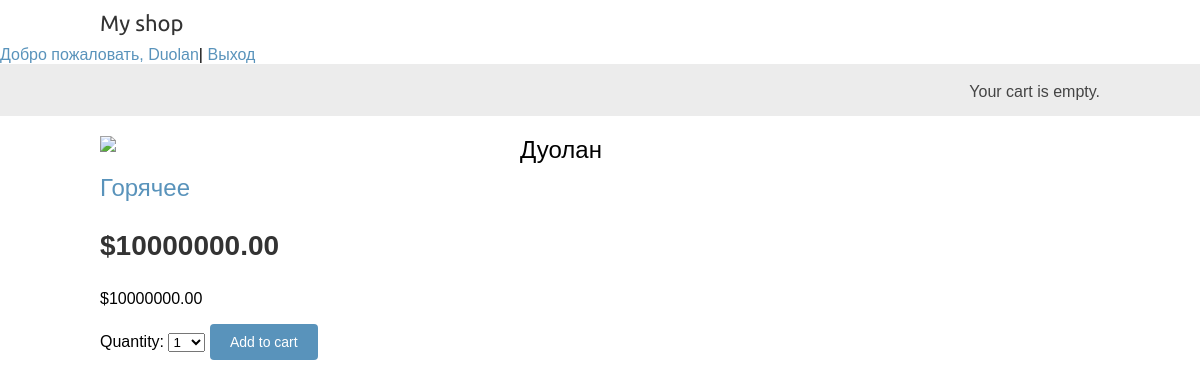
Page /1/duolan (signed in) on the committed database.
### shop/models.py (models this page shows, shortened)
class Product(models.Model):
    category = models.ForeignKey(Category, on_delete=models.CASCADE, related_name='products')
    name = models.CharField(max_length=200, db_index=True)
    slug = models.SlugField(max_length=200, db_index=True)
    image = models.ImageField(upload_to='products/%Y/%m/%d', blank=True)
    description = models.TextField(blank=True)
    price = models.DecimalField(max_digits=10, decimal_places=2)
    stock = models.PositiveIntegerField()
    available = models.BooleanField(default=True)
    created = models.DateTimeField(auto_now_add=True)
    updated = models.DateTimeField(auto_now=True)
    class Meta:
        ordering = ('name',)
        index_together = (('id', 'slug'),)

class Category(models.Model):
    name = models.CharField(max_length=200, db_index=True)
    slug = models.SlugField(max_length=200, db_index=True, unique=True)
    class Meta:
        ordering = ('name',)
        verbose_name = 'Категория'
        verbose_name_plural = 'Категории'
    def __str__(self):
        return self.name
    def get_absolute_url(self):
        return reverse('shop:product_list_by_category',
                        args=[self.slug])

### shop/views.py (the view)
# urls.py: path('<int:id>/<slug:slug>', views.product_detail,
def product_detail(request, id, slug):
    product = get_object_or_404(Product,
                                id=id,
                                slug=slug,
                                available=True)
    cart_product_form = CartAddProductForm()
    return render(request, 'shop/product/detail.html', {'product': product,
                                                        'cart_product_form': cart_product_form})

### cart/forms.py
class CartAddProductForm(forms.Form):
    quantity = forms.TypedChoiceField(choices=PRODUCT_QUANTITY_CHOICES, coerce=int)
    update = forms.BooleanField(required=False, initial=False, widget=forms.HiddenInput)

### cart/cart.py (called while the page is built)
    def __len__(self):
        return sum(item['quantity'] for item in self.cart.values())

### cart/context_processors.py (called while the page is built)
def cart(request):
    return {'cart': Cart(request)}

### shop/templates/shop/product/detail.html (shortened to what this page needs)
{% extends "shop/base.html" %}
{% load static %}
{% block content %}
    <div class="product-detail">
        <img src="{% if product.image %}{{ product.image.url }}{% else %}{% static 'img/noimage.png' %}{% endif %}">
        <h1>{{ product.name }}</h1>
        <h2><a href="{{ product.category.get_absolute_url }}">{{ product.category }}</a></h2>
        <p class="price">${{ product.price }}</p>
    </div>
    <p class="price">${{ product.price }}</p>
    <form action="{% url 'cart:cart_add' product.id %}" method="post">
        {{ cart_product_form }}
    <input type="submit" value="Add to cart">
    </form>
{% endblock %}

### shop/templates/shop/base.html (shortened to what this page needs)
{% load static %}
<!DOCTYPE html>
<html>
<head>
    <link href="{% static 'css/base.css' %}" rel="stylesheet">
</head>
<body>
<div id="header">
    <a href="/" class="logo">My shop</a>
</div>
  <section class="py-5 text-center container">
    <div class="row py-lg-5">
      <div class="col-lg-4 col-md-8 mx-auto">
      {% if request.user.is_authenticated %}
      <a class="nav-link px-3" href="#">Добро пожаловать, {{ user.username }}</a>| <a class="nav-link px-3" href="{% url 'shop:logout' %}">Выход</a>
      {% else %}
      <a class="nav-link px-3" href="{% url 'shop:login' %}">Войти</a>
      <a class="nav-link px-3" href="{% url 'shop:registration' %}">Регистрация</a>
      {% endif %}
    </div>
</div>
<div id="subheader">
    <div class="cart">
        {% with total_items=cart|length %}
            {% if cart|length > 0 %}
               Your cart:
                <a href="{% url 'cart:cart_detail' %}">
                   {{ total_items }} item{{ total_items|pluralize }},
                    ${{ cart.get_total_price }}
                </a>
            {% else %}
                Your cart is empty.
            {% endif %}
        {% endwith %}
</div>
</div>
<div id="content">
    {% block content %}
    {% endblock %}
</div>
</body>
</html>

### shop/static/css/base.css (style rules this page uses)
body { margin:0; padding:0; font-family:helvetica, sans-serif; }
h1, h2, h3, h4, h5 , h6 { font-family: 'Ubuntu', sans-serif; font-weight:normal; }
a { text-decoration:none; color:#5993bb; }
a.button, input[type="submit"] { color:#fff; background:#5993bb; border-radius:4px; padding:10px 20px; font-size:14px; border:0; }
#header { padding:10px 100px; font-size:18px; overflow:auto; }
#subheader { background:#ececec; color:#444; padding:15px 100px; overflow:auto; }
#header .logo { font-family: 'Ubuntu', sans-serif; float:left; color:#333; font-size:22px; margin-right:10%; }
#subheader .cart { float:right; padding-top:4px; }
#content { padding:0 100px; overflow:hidden; }
.product-detail { text-align:justify; }
.product-detail .price { color:#333; font-size:28px; font-weight:bold; }
.product-detail img { width:40%; float:left; padding:0 20px 20px 0; }
.product-detail h1 { margin-bottom:0; }
.product-detail h2 { margin-top:10px; }

### rows in the picture
Product: name "Дуолан", category "Горячее", price "10000000.00"

### other values in the picture
{{ user.username }} "Duolan"
